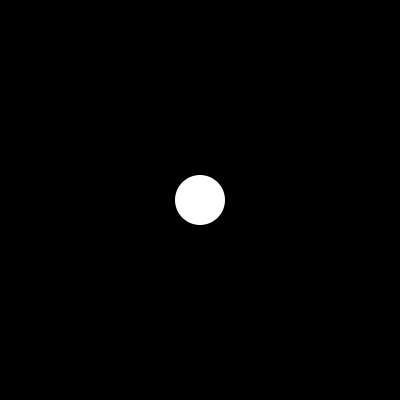
Frame 1 (no input)
Frame 60 (the mouse pressed at the canvas centre just before this capture): identical to frame 1, image omitted
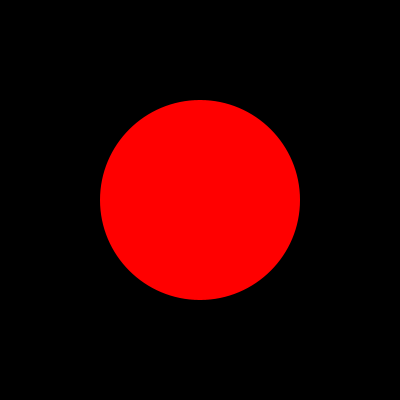
Frame 120 (the mouse held since frame 60 and released just before this capture)

The Processing sketch that drew these frames (run headless with seeded random() and noise(); from frame 60 on, the mouse is pressed at the canvas centre):

// Processing sketch: interaction_001_mousePressed
// ── interaction_001_mousePressed.pde
float x, y;

void setup() {
  size(400, 400);  //画面サイズを決める
  x = width / 2;    //Xは画面の幅の半分
  y = height / 2;  //Yは画面の高さの半分

  fill(255, 255, 255);  //図形の塗りを決める
  noStroke();  //図形の外周線を描かない
}

void draw() {
  background(0, 0, 0);  //背景を描画

  if ( mousePressed ) {  //もしマウスが押されていたら
    fill(255, 0, 0);
    ellipse(x, y, 200, 200);    //x, yに縦横200の円を絵描く
  } else {  //そうでないなら（もしマウスがおされていないなら）
    fill(255, 255, 255);
    ellipse(x, y, 50, 50);    //x,yに縦横50の円を絵描く
  }
}
